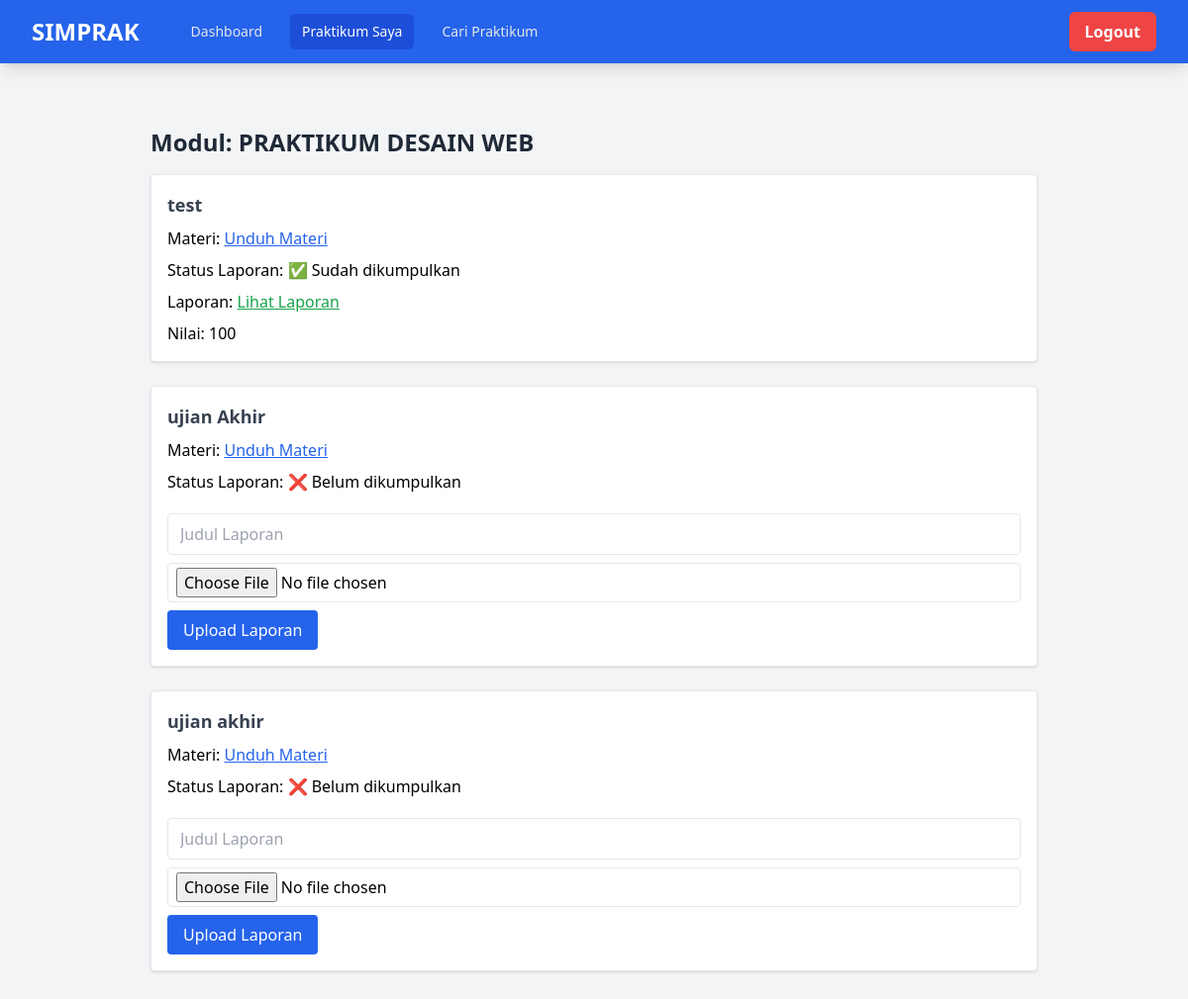
The app's page /SistemPengumpulanTugas/mahasiswa/modul.php?id=6 (signed in) with its own data.
### tables this page shows
CREATE TABLE `praktikum` (
  `id` int(11) NOT NULL,
  `nama_praktikum` varchar(100) NOT NULL,
  `semester` varchar(20) DEFAULT NULL,
  `dosen_pengampu` varchar(100) DEFAULT NULL,
  `created_at` datetime DEFAULT current_timestamp()
);

CREATE TABLE `laporan` (
  `id_laporan` int(11) NOT NULL,
  `id_modul` int(11) NOT NULL,
  `id_user` int(11) NOT NULL,
  `judul_laporan` varchar(255) DEFAULT NULL,
  `file_laporan` varchar(255) DEFAULT NULL,
  `tanggal_upload` datetime DEFAULT NULL,
  `status` enum('sudah','belum') DEFAULT 'belum',
  `nilai` int(11) DEFAULT NULL,
  `feedback` text DEFAULT NULL,
  `created_at` timestamp NOT NULL DEFAULT current_timestamp(),
  `updated_at` timestamp NOT NULL DEFAULT current_timestamp() ON UPDATE current_timestamp()
);

CREATE TABLE `modul` (
  `id` int(11) NOT NULL,
  `id_praktikum` int(11) NOT NULL,
  `judul_modul` varchar(255) NOT NULL,
  `file_materi` varchar(255) DEFAULT NULL,
  `created_at` datetime DEFAULT current_timestamp()
);

### SistemPengumpulanTugas/mahasiswa/modul.php (the view, shortened to what this page needs)
<?php
require_once 'templates/header_mahasiswa.php';
require_once '../config.php';
$id_user = $_SESSION['user_id'];
$id_praktikum = isset($_GET['id']) ? (int)$_GET['id'] : 0;
$praktikum = mysqli_fetch_assoc(mysqli_query($conn, "SELECT * FROM praktikum WHERE id = $id_praktikum"));
$sql = "
    SELECT m.*,
        l.file_laporan, l.status, l.nilai, l.judul_laporan
    FROM modul m
    LEFT JOIN laporan l
        ON l.id_modul = m.id AND l.id_user = $id_user
    WHERE m.id_praktikum = $id_praktikum
    ORDER BY m.id ASC
";
$result = mysqli_query($conn, $sql);
?>
<div class="container mx-auto p-6 lg:p-8">
  <h1 class="text-2xl font-bold text-gray-800 mb-4">Modul: <?= htmlspecialchars($praktikum['nama_praktikum']) ?></h1>
  <?php if (mysqli_num_rows($result) > 0): ?>
    <div class="space-y-6">
      <?php while ($row = mysqli_fetch_assoc($result)): ?>
        <div class="bg-white border rounded shadow p-4">
          <h2 class="text-lg font-semibold text-gray-700 mb-2"><?= htmlspecialchars($row['judul_modul']) ?></h2>
          <div class="mb-2">
            <span class="font-medium">Materi:</span>
            <a href="../uploads/modul/<?= $row['file_materi'] ?>" target="_blank" class="text-blue-600 underline">
              Unduh Materi
            </a>
          </div>
          <div class="mb-2">
            <span class="font-medium">Status Laporan:</span>
            <?= $row['status'] === 'sudah' ? '✅ Sudah dikumpulkan' : '❌ Belum dikumpulkan' ?>
          </div>
          <?php if ($row['status'] === 'sudah'): ?>
            <div class="mb-2">
              <span class="font-medium">Laporan:</span>
              <a href="../uploads/laporan/<?= $row['file_laporan'] ?>" class="text-green-600 underline" target="_blank">
                Lihat Laporan
              </a>
            </div>
            <div>
              <span class="font-medium">Nilai:</span>
              <?= $row['nilai'] !== null ? $row['nilai'] : '<span class="text-gray-500 italic">Belum dinilai</span>' ?>
            </div>
          <?php else: ?>
            <form method="POST" enctype="multipart/form-data" class="mt-3 space-y-2">
              <input type="text" name="judul_laporan" placeholder="Judul Laporan" required class="border px-3 py-2 w-full rounded">
              <input type="file" name="file_laporan" accept=".pdf,.doc,.docx" required class="border px-2 py-1 w-full rounded">
              <button type="submit" class="bg-blue-600 hover:bg-blue-700 text-white px-4 py-2 rounded">
                Upload Laporan
              </button>
            </form>
          <?php endif; ?>
        </div>
      <?php endwhile; ?>
    </div>
  <?php else: ?>
    <p class="text-gray-600">Belum ada modul untuk praktikum ini.</p>
  <?php endif; ?>
</div>

### records on screen
praktikum: nama_praktikum "PRAKTIKUM DESAIN WEB"
laporan: id_modul.judul_modul "test", status "✅ Sudah dikumpulkan", nilai "100"
modul: judul_modul "ujian Akhir", shows "❌ Belum dikumpulkan"
modul: judul_modul "ujian akhir", shows "❌ Belum dikumpulkan"
